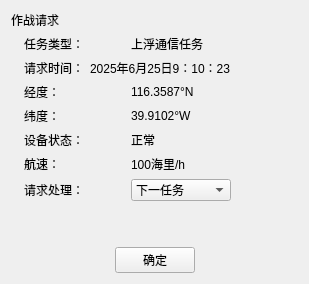
         <widget class="QWidget" name="page_2">
          <layout class="QGridLayout" name="gridLayout">
           <item row="0" column="0">
            <widget class="QLabel" name="label_40">
             <property name="text">
              <string>作战请求</string>
             </property>
            </widget>
           </item>
           <item row="1" column="0" colspan="2">
            <layout class="QHBoxLayout" name="horizontalLayout_24" stretch="1,3,5">
             <item>
              <spacer name="horizontalSpacer_14">
               <property name="orientation">
                <enum>Qt::Horizontal</enum>
               </property>
               <property name="sizeHint" stdset="0">
                <size>
                 <width>40</width>
                 <height>20</height>
                </size>
               </property>
              </spacer>
             </item>
             <item>
              <layout class="QVBoxLayout" name="verticalLayout_2">
               <item>
                <layout class="QHBoxLayout" name="horizontalLayout_21">
                 <item>
                  <widget class="QLabel" name="label_38">
                   <property name="text">
                    <string>任务类型：</string>
                   </property>
                  </widget>
                 </item>
                 <item>
                  <widget class="QLabel" name="label_39">
                   <property name="text">
                    <string>上浮通信任务</string>
                   </property>
                  </widget>
                 </item>
                </layout>
               </item>
               <item>
                <layout class="QHBoxLayout" name="horizontalLayout_11">
                 <item>
                  <widget class="QLabel" name="label_19">
                   <property name="text">
                    <string>请求时间：</string>
                   </property>
                  </widget>
                 </item>
                 <item>
                  <widget class="QLabel" name="label_20">
                   <property name="text">
                    <string>2025年6月25日9：10：23</string>
                   </property>
                  </widget>
                 </item>
                </layout>
               </item>
               <item>
                <layout class="QHBoxLayout" name="horizontalLayout_12">
                 <item>
                  <widget class="QLabel" name="label_21">
                   <property name="text">
                    <string>经度：</string>
                   </property>
                  </widget>
                 </item>
                 <item>
                  <widget class="QLabel" name="label_22">
                   <property name="text">
                    <string>116.3587°N</string>
                   </property>
                  </widget>
                 </item>
                </layout>
               </item>
               <item>
                <layout class="QHBoxLayout" name="horizontalLayout_13">
                 <item>
                  <widget class="QLabel" name="label_23">
                   <property name="text">
                    <string>纬度：</string>
                   </property>
                  </widget>
                 </item>
                 <item>
                  <widget class="QLabel" name="label_24">
                   <property name="text">
                    <string>39.9102°W</string>
                   </property>
                  </widget>
                 </item>
                </layout>
               </item>
               <item>
                <layout class="QHBoxLayout" name="horizontalLayout_14">
                 <item>
                  <widget class="QLabel" name="label_25">
                   <property name="text">
                    <string>设备状态：</string>
                   </property>
                  </widget>
                 </item>
                 <item>
                  <widget class="QLabel" name="label_26">
                   <property name="text">
                    <string>正常</string>
                   </property>
                  </widget>
                 </item>
                </layout>
               </item>
               <item>
                <layout class="QHBoxLayout" name="horizontalLayout_15">
                 <item>
                  <widget class="QLabel" name="label_27">
                   <property name="text">
                    <string>航速：</string>
                   </property>
                  </widget>
                 </item>
                 <item>
                  <widget class="QLabel" name="label_28">
                   <property name="text">
                    <string>100海里/h</string>
                   </property>
                  </widget>
                 </item>
                </layout>
               </item>
               <item>
                <layout class="QHBoxLayout" name="horizontalLayout_19">
                 <item>
                  <widget class="QLabel" name="label_35">
                   <property name="text">
                    <string>请求处理：</string>
                   </property>
                  </widget>
                 </item>
                 <item>
                  <widget class="QComboBox" name="comboBox_2">
                   <item>
                    <property name="text">
                     <string>下一任务</string>
                    </property>
                   </item>
                   <item>
                    <property name="text">
                     <string>跳转到任务</string>
                    </property>
                   </item>
                   <item>
                    <property name="text">
                     <string>立即返航</string>
                    </property>
                   </item>
                  </widget>
                 </item>
                </layout>
               </item>
              </layout>
             </item>
             <item>
              <spacer name="horizontalSpacer_13">
               <property name="orientation">
                <enum>Qt::Horizontal</enum>
               </property>
               <property name="sizeHint" stdset="0">
                <size>
                 <width>40</width>
                 <height>20</height>
                </size>
               </property>
              </spacer>
             </item>
            </layout>
           </item>
           <item row="3" column="0" colspan="2">
            <layout class="QHBoxLayout" name="horizontalLayout_18">
             <item>
              <spacer name="horizontalSpacer_9">
               <property name="orientation">
                <enum>Qt::Horizontal</enum>
               </property>
               <property name="sizeHint" stdset="0">
                <size>
                 <width>40</width>
                 <height>20</height>
                </size>
               </property>
              </spacer>
             </item>
             <item>
              <layout class="QHBoxLayout" name="horizontalLayout_23">
               <item>
                <spacer name="horizontalSpacer_10">
                 <property name="orientation">
                  <enum>Qt::Horizontal</enum>
                 </property>
                 <property name="sizeHint" stdset="0">
                  <size>
                   <width>40</width>
                   <height>20</height>
                  </size>
                 </property>
                </spacer>
               </item>
               <item>
                <widget class="QPushButton" name="pushButton_3">
                 <property name="text">
                  <string>确定</string>
                 </property>
                </widget>
               </item>
               <item>
                <spacer name="horizontalSpacer_11">
                 <property name="orientation">
                  <enum>Qt::Horizontal</enum>
                 </property>
                 <property name="sizeHint" stdset="0">
                  <size>
                   <width>40</width>
                   <height>20</height>
                  </size>
                 </property>
                </spacer>
               </item>
              </layout>
             </item>
             <item>
              <spacer name="horizontalSpacer_12">
               <property name="orientation">
                <enum>Qt::Horizontal</enum>
               </property>
               <property name="sizeHint" stdset="0">
                <size>
                 <width>40</width>
                 <height>20</height>
                </size>
               </property>
              </spacer>
             </item>
            </layout>
           </item>
           <item row="2" column="0">
            <spacer name="verticalSpacer_2">
             <property name="orientation">
              <enum>Qt::Vertical</enum>
             </property>
             <property name="sizeHint" stdset="0">
              <size>
               <width>20</width>
               <height>40</height>
              </size>
             </property>
            </spacer>
           </item>
          </layout>
         </widget>
